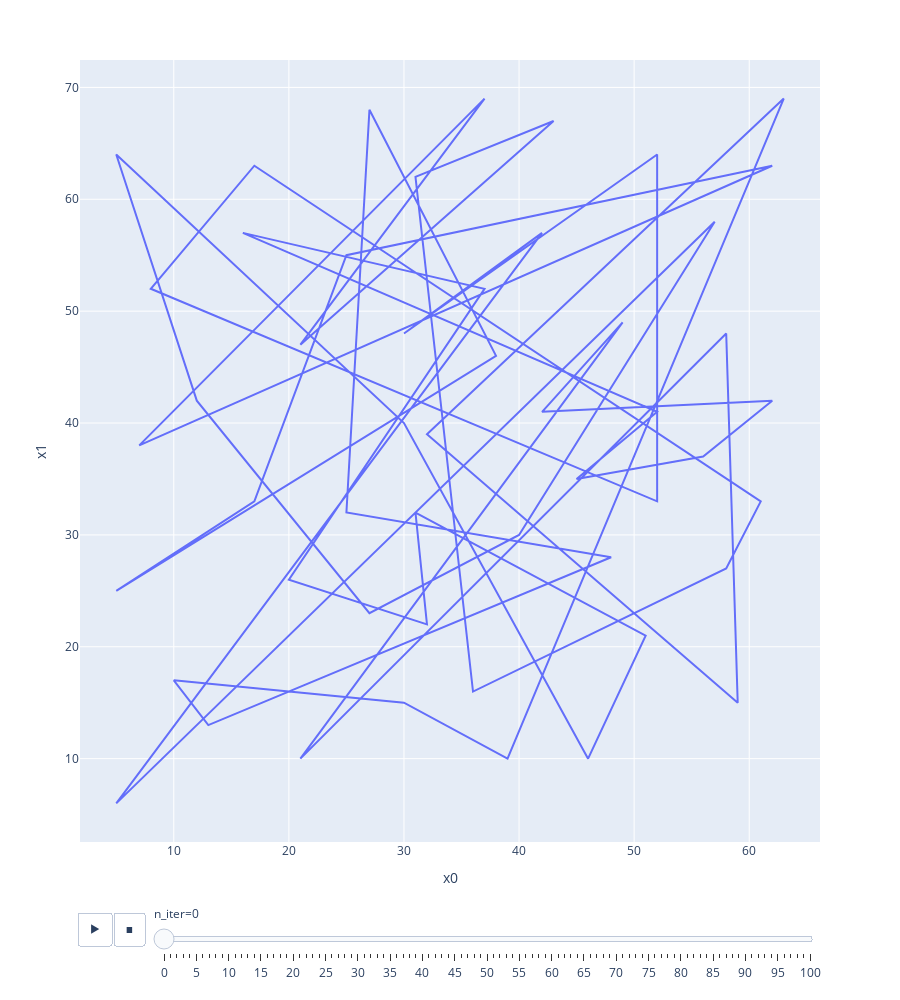

Notebook source saved alongside this figure:
### Code cell
sbd.plot()

### Figure 1 — Plotly figure (JSON) as saved in the notebook; plotly's stock layout.template omitted (floating-point values rounded to 4 significant figures)
{"data": [{"hoverlabel": {"namelength": 0}, "hovertemplate": "n_iter=0<br>x0=%{x}<br>x1=%{y}", "legendgroup": "", "line": {"color": "#636efa", "dash": "solid"}, "mode": "lines", "name": "", "showlegend": false, "type": "scatter", "x": [42, 30, 52, 52, 8, 17, 61, 58, 36, 31, 43, 21, 37, 7, 62, 25, 17, 5, 38, 27, 25, 48, 13, 10, 30, 39, 63, 32, 59, 58, 21, 49, 42, 62, 56, 45, 52, 16, 37, 20, 32, 31, 51, 46, 30, 5, 12, 27, 40, 57, 5, 42], "xaxis": "x", "y": [57, 48, 64, 33, 52, 63, 33, 27, 16, 62, 67, 47, 69, 38, 63, 55, 33, 25, 46, 68, 32, 28, 13, 17, 15, 10, 69, 39, 15, 48, 10, 49, 41, 42, 37, 35, 41, 57, 52, 26, 22, 32, 21, 10, 40, 64, 42, 23, 30, 58, 6, 57], "yaxis": "y"}], "layout": {"height": 1000, "legend": {"tracegroupgap": 0}, "margin": {"t": 60}, "sliders": [{"active": 0, "currentvalue": {"prefix": "n_iter="}, "len": 0.9, "pad": {"b": 10, "t": 60}, "steps": [{"args": [["0"], {"frame": {"duration": 0, "redraw": false}, "fromcurrent": true, "mode": "immediate", "transition": {"duration": 0, "easing": "linear"}}], "label": "0", "method": "animate"}, {"args": [["1"], {"frame": {"duration": 0, "redraw": false}, "fromcurrent": true, "mode": "immediate", "transition": {"duration": 0, "easing": "linear"}}], "label": "1", "method": "animate"}, {"args": [["2"], {"frame": {"duration": 0, "redraw": false}, "fromcurrent": true, "mode": "immediate", "transition": {"duration": 0, "easing": "linear"}}], "label": "2", "method": "animate"}, {"args": [["3"], {"frame": {"duration": 0, "redraw": false}, "fromcurrent": true, "mode": "immediate", "transition": {"duration": 0, "easing": "linear"}}], "label": "3", "method": "animate"}, {"args": [["4"], {"frame": {"duration": 0, "redraw": false}, "fromcurrent": true, "mode": "immediate", "transition": {"duration": 0, "easing": "linear"}}], "label": "4", "method": "animate"}, {"args": [["5"], {"frame": {"duration": 0, "redraw": false}, "fromcurrent": true, "mode": "immediate", "transition": {"duration": 0, "easing": "linear"}}], "label": "5", "method": "animate"}, {"args": [["6"], {"frame": {"duration": 0, "redraw": false}, "fromcurrent": true, "mode": "immediate", "transition": {"duration": 0, "easing": "linear"}}], "label": "6", "method": "animate"}, {"args": [["7"], {"frame": {"duration": 0, "redraw": false}, "fromcurrent": true, "mode": "immediate", "transition": {"duration": 0, "easing": "linear"}}], "label": "7", "method": "animate"}, {"args": [["8"], {"frame": {"duration": 0, "redraw": false}, "fromcurrent": true, "mode": "immediate", "transition": {"duration": 0, "easing": "linear"}}], "label": "8", "method": "animate"}, {"args": [["9"], {"frame": {"duration": 0, "redraw": false}, "fromcurrent": true, "mode": "immediate", "transition": {"duration": 0, "easing": "linear"}}], "label": "9", "method": "animate"}, {"args": [["10"], {"frame": {"duration": 0, "redraw": false}, "fromcurrent": true, "mode": "immediate", "transition": {"duration": 0, "easing": "linear"}}], "label": "10", "method": "animate"}, {"args": [["11"], {"frame": {"duration": 0, "redraw": false}, "fromcurrent": true, "mode": "immediate", "transition": {"duration": 0, "easing": "linear"}}], "label": "11", "method": "animate"}, {"args": [["12"], {"frame": {"duration": 0, "redraw": false}, "fromcurrent": true, "mode": "immediate", "transition": {"duration": 0, "easing": "linear"}}], "label": "12", "method": "animate"}, {"args": [["13"], {"frame": {"duration": 0, "redraw": false}, "fromcurrent": true, "mode": "immediate", "transition": {"duration": 0, "easing": "linear"}}], "label": "13", "method": "animate"}, {"args": [["14"], {"frame": {"duration": 0, "redraw": false}, "fromcurrent": true, "mode": "immediate", "transition": {"duration": 0, "easing": "linear"}}], "label": "14", "method": "animate"}, {"args": [["15"], {"frame": {"duration": 0, "redraw": false}, "fromcurrent": true, "mode": "immediate", "transition": {"duration": 0, "easing": "linear"}}], "label": "15", "method": "animate"}, {"args": [["16"], {"frame": {"duration": 0, "redraw": false}, "fromcurrent": true, "mode": "immediate", "transition": {"duration": 0, "easing": "linear"}}], "label": "16", "method": "animate"}, {"args": [["17"], {"frame": {"duration": 0, "redraw": false}, "fromcurrent": true, "mode": "immediate", "transition": {"duration": 0, "easing": "linear"}}], "label": "17", "method": "animate"}, {"args": [["18"], {"frame": {"duration": 0, "redraw": false}, "fromcurrent": true, "mode": "immediate", "transition": {"duration": 0, "easing": "linear"}}], "label": "18", "method": "animate"}, {"args": [["19"], {"frame": {"duration": 0, "redraw": false}, "fromcurrent": true, "mode": "immediate", "transition": {"duration": 0, "easing": "linear"}}], "label": "19", "method": "animate"}, {"args": [["20"], {"frame": {"duration": 0, "redraw": false}, "fromcurrent": true, "mode": "immediate", "transition": {"duration": 0, "easing": "linear"}}], "label": "20", "method": "animate"}, {"args": [["21"], {"frame": {"duration": 0, "redraw": false}, "fromcurrent": true, "mode": "immediate", "transition": {"duration": 0, "easing": "linear"}}], "label": "21", "method": "animate"}, {"args": [["22"], {"frame": {"duration": 0, "redraw": false}, "fromcurrent": true, "mode": "immediate", "transition": {"duration": 0, "easing": "linear"}}], "label": "22", "method": "animate"}, {"args": [["23"], {"frame": {"duration": 0, "redraw": false}, "fromcurrent": true, "mode": "immediate", "transition": {"duration": 0, "easing": "linear"}}], "label": "23", "method": "animate"}, {"args": [["24"], {"frame": {"duration": 0, "redraw": false}, "fromcurrent": true, "mode": "immediate", "transition": {"duration": 0, "easing": "linear"}}], "label": "24", "method": "animate"}, {"args": [["25"], {"frame": {"duration": 0, "redraw": false}, "fromcurrent": true, "mode": "immediate", "transition": {"duration": 0, "easing": "linear"}}], "label": "25", "method": "animate"}, {"args": [["26"], {"frame": {"duration": 0, "redraw": false}, "fromcurrent": true, "mode": "immediate", "transition": {"duration": 0, "easing": "linear"}}], "label": "26", "method": "animate"}, {"args": [["27"], {"frame": {"duration": 0, "redraw": false}, "fromcurrent": true, "mode": "immediate", "transition": {"duration": 0, "easing": "linear"}}], "label": "27", "method": "animate"}, {"args": [["28"], {"frame": {"duration": 0, "redraw": false}, "fromcurrent": true, "mode": "immediate", "transition": {"duration": 0, "easing": "linear"}}], "label": "28", "method": "animate"}, {"args": [["29"], {"frame": {"duration": 0, "redraw": false}, "fromcurrent": true, "mode": "immediate", "transition": {"duration": 0, "easing": "linear"}}], "label": "29", "method": "animate"}, {"args": [["30"], {"frame": {"duration": 0, "redraw": false}, "fromcurrent": true, "mode": "immediate", "transition": {"duration": 0, "easing": "linear"}}], "label": "30", "method": "animate"}, {"args": [["31"], {"frame": {"duration": 0, "redraw": false}, "fromcurrent": true, "mode": "immediate", "transition": {"duration": 0, "easing": "linear"}}], "label": "31", "method": "animate"}, {"args": [["32"], {"frame": {"duration": 0, "redraw": false}, "fromcurrent": true, "mode": "immediate", "transition": {"duration": 0, "easing": "linear"}}], "label": "32", "method": "animate"}, {"args": [["33"], {"frame": {"duration": 0, "redraw": false}, "fromcurrent": true, "mode": "immediate", "transition": {"duration": 0, "easing": "linear"}}], "label": "33", "method": "animate"}, {"args": [["34"], {"frame": {"duration": 0, "redraw": false}, "fromcurrent": true, "mode": "immediate", "transition": {"duration": 0, "easing": "linear"}}], "label": "34", "method": "animate"}, {"args": [["35"], {"frame": {"duration": 0, "redraw": false}, "fromcurrent": true, "mode": "immediate", "transition": {"duration": 0, "easing": "linear"}}], "label": "35", "method": "animate"}, {"args": [["36"], {"frame": {"duration": 0, "redraw": false}, "fromcurrent": true, "mode": "immediate", "transition": {"duration": 0, "easing": "linear"}}], "label": "36", "method": "animate"}, {"args": [["37"], {"frame": {"duration": 0, "redraw": false}, "fromcurrent": true, "mode": "immediate", "transition": {"duration": 0, "easing": "linear"}}], "label": "37", "method": "animate"}, {"args": [["38"], {"frame": {"duration": 0, "redraw": false}, "fromcurrent": true, "mode": "immediate", "transition": {"duration": 0, "easing": "linear"}}], "label": "38", "method": "animate"}, {"args": [["39"], {"frame": {"duration": 0, "redraw": false}, "fromcurrent": true, "mode": "immediate", "transition": {"duration": 0, "easing": "linear"}}], "label": "39", "method": "animate"}, {"args": [["40"], {"frame": {"duration": 0, "redraw": false}, "fromcurrent": true, "mode": "immediate", "transition": {"duration": 0, "easing": "linear"}}], "label": "40", "method": "animate"}, {"args": [["41"], {"frame": {"duration": 0, "redraw": false}, "fromcurrent": true, "mode": "immediate", "transition": {"duration": 0, "easing": "linear"}}], "label": "41", "method": "animate"}, {"args": [["42"], {"frame": {"duration": 0, "redraw": false}, "fromcurrent": true, "mode": "immediate", "transition": {"duration": 0, "easing": "linear"}}], "label": "42", "method": "animate"}, {"args": [["43"], {"frame": {"duration": 0, "redraw": false}, "fromcurrent": true, "mode": "immediate", "transition": {"duration": 0, "easing": "linear"}}], "label": "43", "method": "animate"}, {"args": [["44"], {"frame": {"duration": 0, "redraw": false}, "fromcurrent": true, "mode": "immediate", "transition": {"duration": 0, "easing": "linear"}}], "label": "44", "method": "animate"}, {"args": [["45"], {"frame": {"duration": 0, "redraw": false}, "fromcurrent": true, "mode": "immediate", "transition": {"duration": 0, "easing": "linear"}}], "label": "45", "method": "animate"}, {"args": [["46"], {"frame": {"duration": 0, "redraw": false}, "fromcurrent": true, "mode": "immediate", "transition": {"duration": 0, "easing": "linear"}}], "label": "46", "method": "animate"}, {"args": [["47"], {"frame": {"duration": 0, "redraw": false}, "fromcurrent": true, "mode": "immediate", "transition": {"duration": 0, "easing": "linear"}}], "label": "47", "method": "animate"}, {"args": [["48"], {"frame": {"duration": 0, "redraw": false}, "fromcurrent": true, "mode": "immediate", "transition": {"duration": 0, "easing": "linear"}}], "label": "48", "method": "animate"}, {"args": [["49"], {"frame": {"duration": 0, "redraw": false}, "fromcurrent": true, "mode": "immediate", "transition": {"duration": 0, "easing": "linear"}}], "label": "49", "method": "animate"}, {"args": [["50"], {"frame": {"duration": 0, "redraw": false}, "fromcurrent": true, "mode": "immediate", "transition": {"duration": 0, "easing": "linear"}}], "label": "50", "method": "animate"}, {"args": [["51"], {"frame": {"duration": 0, "redraw": false}, "fromcurrent": true, "mode": "immediate", "transition": {"duration": 0, "easing": "linear"}}], "label": "51", "method": "animate"}, {"args": [["52"], {"frame": {"duration": 0, "redraw": false}, "fromcurrent": true, "mode": "immediate", "transition": {"duration": 0, "easing": "linear"}}], "label": "52", "method": "animate"}, {"args": [["53"], {"frame": {"duration": 0, "redraw": false}, "fromcurrent": true, "mode": "immediate", "transition": {"duration": 0, "easing": "linear"}}], "label": "53", "method": "animate"}, {"args": [["54"], {"frame": {"duration": 0, "redraw": false}, "fromcurrent": true, "mode": "immediate", "transition": {"duration": 0, "easing": "linear"}}], "label": "54", "method": "animate"}, {"args": [["55"], {"frame": {"duration": 0, "redraw": false}, "fromcurrent": true, "mode": "immediate", "transition": {"duration": 0, "easing": "linear"}}], "label": "55", "method": "animate"}, {"args": [["56"], {"frame": {"duration": 0, "redraw": false}, "fromcurrent": true, "mode": "immediate", "transition": {"duration": 0, "easing": "linear"}}], "label": "56", "method": "animate"}, {"args": [["57"], {"frame": {"duration": 0, "redraw": false}, "fromcurrent": true, "mode": "immediate", "transition": {"duration": 0, "easing": "linear"}}], "label": "57", "method": "animate"}, {"args": [["58"], {"frame": {"duration": 0, "redraw": false}, "fromcurrent": true, "mode": "immediate", "transition": {"duration": 0, "easing": "linear"}}], "label": "58", "method": "animate"}, {"args": [["59"], {"frame": {"duration": 0, "redraw": false}, "fromcurrent": true, "mode": "immediate", "transition": {"duration": 0, "easing": "linear"}}], "label": "59", "method": "animate"}, {"args": [["60"], {"frame": {"duration": 0, "redraw": false}, "fromcurrent": true, "mode": "immediate", "transition": {"duration": 0, "easing": "linear"}}], "label": "60", "method": "animate"}, {"args": [["61"], {"frame": {"duration": 0, "redraw": false}, "fromcurrent": true, "mode": "immediate", "transition": {"duration": 0, "easing": "linear"}}], "label": "61", "method": "animate"}, {"args": [["62"], {"frame": {"duration": 0, "redraw": false}, "fromcurrent": true, "mode": "immediate", "transition": {"duration": 0, "easing": "linear"}}], "label": "62", "method": "animate"}, {"args": [["63"], {"frame": {"duration": 0, "redraw": false}, "fromcurrent": true, "mode": "immediate", "transition": {"duration": 0, "easing": "linear"}}], "label": "63", "method": "animate"}, {"args": [["64"], {"frame": {"duration": 0, "redraw": false}, "fromcurrent": true, "mode": "immediate", "transition": {"duration": 0, "easing": "linear"}}], "label": "64", "method": "animate"}, {"args": [["65"], {"frame": {"duration": 0, "redraw": false}, "fromcurrent": true, "mode": "immediate", "transition": {"duration": 0, "easing": "linear"}}], "label": "65", "method": "animate"}, {"args": [["66"], {"frame": {"duration": 0, "redraw": false}, "fromcurrent": true, "mode": "immediate", "transition": {"duration": 0, "easing": "linear"}}], "label": "66", "method": "animate"}, {"args": [["67"], {"frame": {"duration": 0, "redraw": false}, "fromcurrent": true, "mode": "immediate", "transition": {"duration": 0, "easing": "linear"}}], "label": "67", "method": "animate"}, {"args": [["68"], {"frame": {"duration": 0, "redraw": false}, "fromcurrent": true, "mode": "immediate", "transition": {"duration": 0, "easing": "linear"}}], "label": "68", "method": "animate"}, {"args": [["69"], {"frame": {"duration": 0, "redraw": false}, "fromcurrent": true, "mode": "immediate", "transition": {"duration": 0, "easing": "linear"}}], "label": "69", "method": "animate"}, {"args": [["70"], {"frame": {"duration": 0, "redraw": false}, "fromcurrent": true, "mode": "immediate", "transition": {"duration": 0, "easing": "linear"}}], "label": "70", "method": "animate"}, {"args": [["71"], {"frame": {"duration": 0, "redraw": false}, "fromcurrent": true, "mode": "immediate", "transition": {"duration": 0, "easing": "linear"}}], "label": "71", "method": "animate"}, {"args": [["72"], {"frame": {"duration": 0, "redraw": false}, "fromcurrent": true, "mode": "immediate", "transition": {"duration": 0, "easing": "linear"}}], "label": "72", "method": "animate"}, {"args": [["73"], {"frame": {"duration": 0, "redraw": false}, "fromcurrent": true, "mode": "immediate", "transition": {"duration": 0, "easing": "linear"}}], "label": "73", "method": "animate"}, {"args": [["74"], {"frame": {"duration": 0, "redraw": false}, "fromcurrent": true, "mode": "immediate", "transition": {"duration": 0, "easing": "linear"}}], "label": "74", "method": "animate"}, {"args": [["75"], {"frame": {"duration": 0, "redraw": false}, "fromcurrent": true, "mode": "immediate", "transition": {"duration": 0, "easing": "linear"}}], "label": "75", "method": "animate"}, {"args": [["76"], {"frame": {"duration": 0, "redraw": false}, "fromcurrent": true, "mode": "immediate", "transition": {"duration": 0, "easing": "linear"}}], "label": "76", "method": "animate"}, {"args": [["77"], {"frame": {"duration": 0, "redraw": false}, "fromcurrent": true, "mode": "immediate", "transition": {"duration": 0, "easing": "linear"}}], "label": "77", "method": "animate"}, {"args": [["78"], {"frame": {"duration": 0, "redraw": false}, "fromcurrent": true, "mode": "immediate", "transition": {"duration": 0, "easing": "linear"}}], "label": "78", "method": "animate"}, {"args": [["79"], {"frame": {"duration": 0, "redraw": false}, "fromcurrent": true, "mode": "immediate", "transition": {"duration": 0, "easing": "linear"}}], "label": "79", "method": "animate"}, {"args": [["80"], {"frame": {"duration": 0, "redraw": false}, "fromcurrent": true, "mode": "immediate", "transition": {"duration": 0, "easing": "linear"}}], "label": "80", "method": "animate"}, {"args": [["81"], {"frame": {"duration": 0, "redraw": false}, "fromcurrent": true, "mode": "immediate", "transition": {"duration": 0, "easing": "linear"}}], "label": "81", "method": "animate"}, {"args": [["82"], {"frame": {"duration": 0, "redraw": false}, "fromcurrent": true, "mode": "immediate", "transition": {"duration": 0, "easing": "linear"}}], "label": "82", "method": "animate"}, {"args": [["83"], {"frame": {"duration": 0, "redraw": false}, "fromcurrent": true, "mode": "immediate", "transition": {"duration": 0, "easing": "linear"}}], "label": "83", "method": "animate"}, {"args": [["84"], {"frame": {"duration": 0, "redraw": false}, "fromcurrent": true, "mode": "immediate", "transition": {"duration": 0, "easing": "linear"}}], "label": "84", "method": "animate"}, {"args": [["85"], {"frame": {"duration": 0, "redraw": false}, "fromcurrent": true, "mode": "immediate", "transition": {"duration": 0, "easing": "linear"}}], "label": "85", "method": "animate"}, {"args": [["86"], {"frame": {"duration": 0, "redraw": false}, "fromcurrent": true, "mode": "immediate", "transition": {"duration": 0, "easing": "linear"}}], "label": "86", "method": "animate"}, {"args": [["87"], {"frame": {"duration": 0, "redraw": false}, "fromcurrent": true, "mode": "immediate", "transition": {"duration": 0, "easing": "linear"}}], "label": "87", "method": "animate"}, {"args": [["88"], {"frame": {"duration": 0, "redraw": false}, "fromcurrent": true, "mode": "immediate", "transition": {"duration": 0, "easing": "linear"}}], "label": "88", "method": "animate"}, {"args": [["89"], {"frame": {"duration": 0, "redraw": false}, "fromcurrent": true, "mode": "immediate", "transition": {"duration": 0, "easing": "linear"}}], "label": "89", "method": "animate"}, {"args": [["90"], {"frame": {"duration": 0, "redraw": false}, "fromcurrent": true, "mode": "immediate", "transition": {"duration": 0, "easing": "linear"}}], "label": "90", "method": "animate"}, {"args": [["91"], {"frame": {"duration": 0, "redraw": false}, "fromcurrent": true, "mode": "immediate", "transition": {"duration": 0, "easing": "linear"}}], "label": "91", "method": "animate"}, {"args": [["92"], {"frame": {"duration": 0, "redraw": false}, "fromcurrent": true, "mode": "immediate", "transition": {"duration": 0, "easing": "linear"}}], "label": "92", "method": "animate"}, {"args": [["93"], {"frame": {"duration": 0, "redraw": false}, "fromcurrent": true, "mode": "immediate", "transition": {"duration": 0, "easing": "linear"}}], "label": "93", "method": "animate"}, {"args": [["94"], {"frame": {"duration": 0, "redraw": false}, "fromcurrent": true, "mode": "immediate", "transition": {"duration": 0, "easing": "linear"}}], "label": "94", "method": "animate"}, {"args": [["95"], {"frame": {"duration": 0, "redraw": false}, "fromcurrent": true, "mode": "immediate", "transition": {"duration": 0, "easing": "linear"}}], "label": "95", "method": "animate"}, {"args": [["96"], {"frame": {"duration": 0, "redraw": false}, "fromcurrent": true, "mode": "immediate", "transition": {"duration": 0, "easing": "linear"}}], "label": "96", "method": "animate"}, {"args": [["97"], {"frame": {"duration": 0, "redraw": false}, "fromcurrent": true, "mode": "immediate", "transition": {"duration": 0, "easing": "linear"}}], "label": "97", "method": "animate"}, {"args": [["98"], {"frame": {"duration": 0, "redraw": false}, "fromcurrent": true, "mode": "immediate", "transition": {"duration": 0, "easing": "linear"}}], "label": "98", "method": "animate"}, {"args": [["99"], {"frame": {"duration": 0, "redraw": false}, "fromcurrent": true, "mode": "immediate", "transition": {"duration": 0, "easing": "linear"}}], "label": "99", "method": "animate"}, {"args": [["100"], {"frame": {"duration": 0, "redraw": false}, "fromcurrent": true, "mode": "immediate", "transition": {"duration": 0, "easing": "linear"}}], "label": "100", "method": "animate"}], "x": 0.1, "xanchor": "left", "y": 0, "yanchor": "top"}], "updatemenus": [{"buttons": [{"args": [null, {"frame": {"duration": 500, "redraw": false}, "fromcurrent": true, "mode": "immediate", "transition": {"duration": 500, "easing": "linear"}}], "label": "&#9654;", "method": "animate"}, {"args": [[null], {"frame": {"duration": 0, "redraw": false}, "fromcurrent": true, "mode": "immediate", "transition": {"duration": 0, "easing": "linear"}}], "label": "&#9724;", "method": "animate"}], "direction": "left", "pad": {"r": 10, "t": 70}, "showactive": false, "type": "buttons", "x": 0.1, "xanchor": "right", "y": 0, "yanchor": "top"}], "xaxis": {"anchor": "y", "domain": [0, 1], "range": [1.85, 66.15], "title": {"text": "x0"}}, "yaxis": {"anchor": "x", "domain": [0, 1], "range": [2.55, 72.45], "title": {"text": "x1"}}}}
